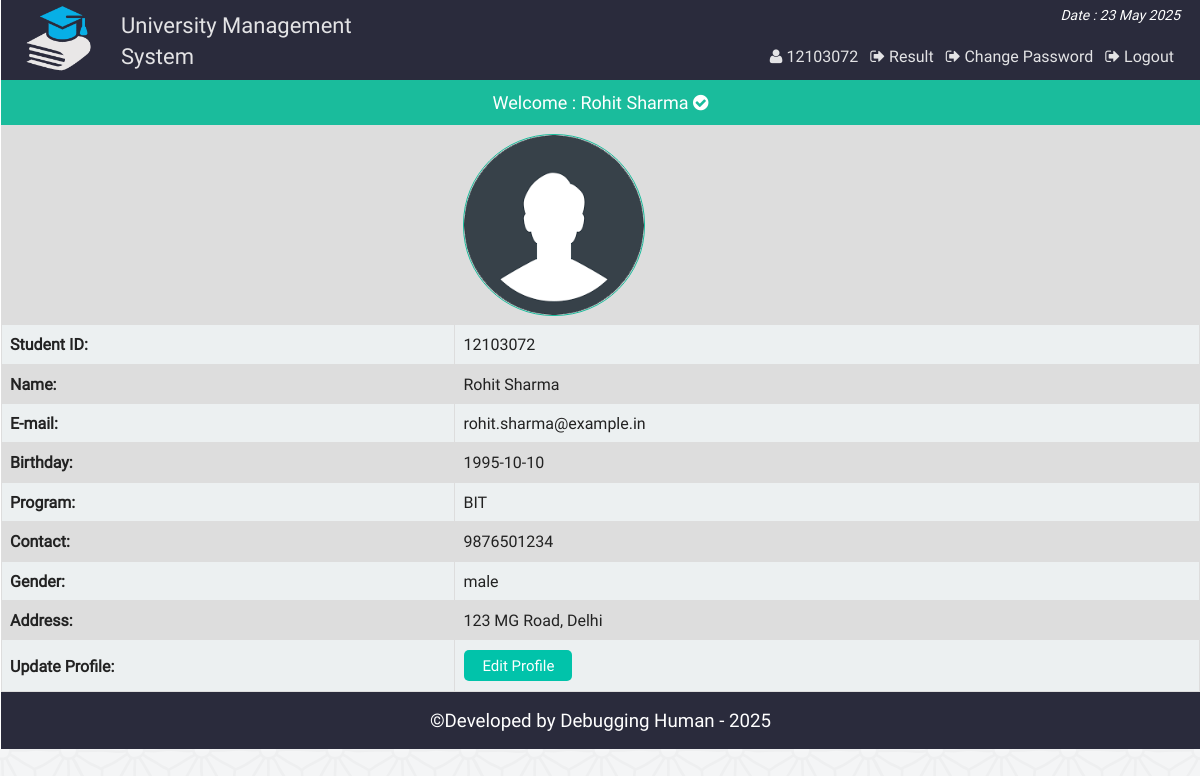
The page /st_profile.php (signed in) on the database its author committed.
### tables this page shows
CREATE TABLE `st_info` (
  `st_id` int(11) NOT NULL,
  `name` varchar(100) NOT NULL,
  `password` varchar(32) NOT NULL,
  `email` varchar(50) NOT NULL,
  `bday` date NOT NULL,
  `program` varchar(10) NOT NULL,
  `contact` varchar(20) NOT NULL,
  `gender` varchar(10) NOT NULL,
  `address` varchar(255) NOT NULL,
  `img` varchar(255) DEFAULT NULL
);

### st_profile.php (the view, shortened to what this page needs)
<?php
	require "php/config.php";
	require_once "php/functions.php";
	$user = new login_registration_class();
	$sid = $_SESSION['sid'];
?>
<?php
include "php/headertop.php";
?>
<div class="profile">
		<p style="font-size:18px;text-align:center;background:#1abc9c;color:#fff;padding:10px;margin:0">Welcome : <?php $user->getusername($sid); ?> <i class="fa fa-check-circle" aria-hidden="true"></i></p>
		<table class="tab_one">
			<?php
				$getuser = $user->getuserbyid($sid);
				while($row = $getuser->fetch_assoc()){
			?>
			<tr>
				<td></td>
				<?php if(empty($row['img'])){?>
				<td><img src="img/default.png" style="height:180px; width:180px; border:1px #1ABC9C solid;border-radius:90px" alt="" /></td>
				<?php }else{ ?>
				<td><img src="img/student/<?php echo $row['img']; ?>" style="height:180px; width:180px; border:1px #1ABC9C solid;border-radius:90px" alt="" /></td>
				<?php }?>
			</tr>
			<tr >
				<td><b>Student ID:</b> </td>
				<td><?php echo $row['st_id']; ?></td>
			</tr>
			<tr>
				<td><b>Name:</b> </td>
				<td><?php echo $row['name']; ?></td>
			</tr>
			<tr>
				<td><b>E-mail:</b> </td>
				<td><?php echo $row['email']; ?></td>
			</tr>
			<tr>
				<td><b>Birthday:</b> </td>
				<td><?php echo $row['bday']; ?></td>
			</tr>
			<tr>
				<td><b>Program:</b> </td>
				<td><?php echo $row['program']; ?></td>
			</tr>
			<tr>
				<td><b>Contact:</b> </td>
				<td><?php echo $row['contact']; ?></td>
			</tr>
			<tr>
				<td><b>Gender:</b> </td>
				<td><?php echo $row['gender']; ?></td>
			</tr>
			<tr>
				<td><b>Address:</b> </td>
				<td><?php echo $row['address']; ?></td>
			</tr>
			<?php if($row['st_id'] == $sid){ ?>
			<tr>
				<td><b>Update Profile:</b> </td>
				<td><a href="st_update.php?id=<?php echo $row['st_id'];?>"><button class="editbtn">Edit Profile</button></a></td>
			</tr>
			<?php } } ?>
		</table>
</div>
<?php include "php/footerbottom.php";?>

### php/functions.php (shortened to what this page needs)
<?php
class login_registration_class{
	public function getusername($sid){
		global $conn;
		$query = $conn->query("select name from st_info where st_id='$sid'");
		$result = $query->fetch_assoc();
		echo $result['name'];
	}
	public function getuserbyid($st_id){
		global $conn;
		$query = $conn->query("select * from st_info where st_id='$st_id'");
		return $query;
	}
};
?>

### css/main.css (style rules this page uses)
html { color: #222; font-size: 1em; line-height: 1.4; }
audio, canvas, iframe, img, svg, video { vertical-align: middle; }
a { text-decoration:none; }
body { font-family:roboto !important; background:url(../img/ptrn.png) repeat fixed; }
.st_reg th, td { padding: 8px; }
table.tab_one { width:100%; }
table.tab_one td { border:1px solid #ddd; padding:8px; }
table.tab_one td a { text-decoration:none; }
table.tab_one tr:nth-child(odd) { background:#ddd; }
table.tab_one tr:nth-child(even) { background:#ecf0f1; }
.editbtn { background-color: #01C3AA; border: none; border-radius:5px; color: white; padding: 5px 18px; text-align: center; text-decoration: none; display: inline-block; font-size: 15px; margin: 2px 1px; cursor: pointer; }
table.att_tab tr,td,th { border:2px solid #ddd; border-collapse:collapse; padding:8px; }

### rows shown on the page
st_info: name "Rohit Sharma", img (picture), st_id "12103072", email "rohit.sharma@example.in", bday "1995-10-10", program "BIT", contact "9876501234", gender "male", address "123 MG Road, Delhi"

### other values the page prints
$sid "12103072"
